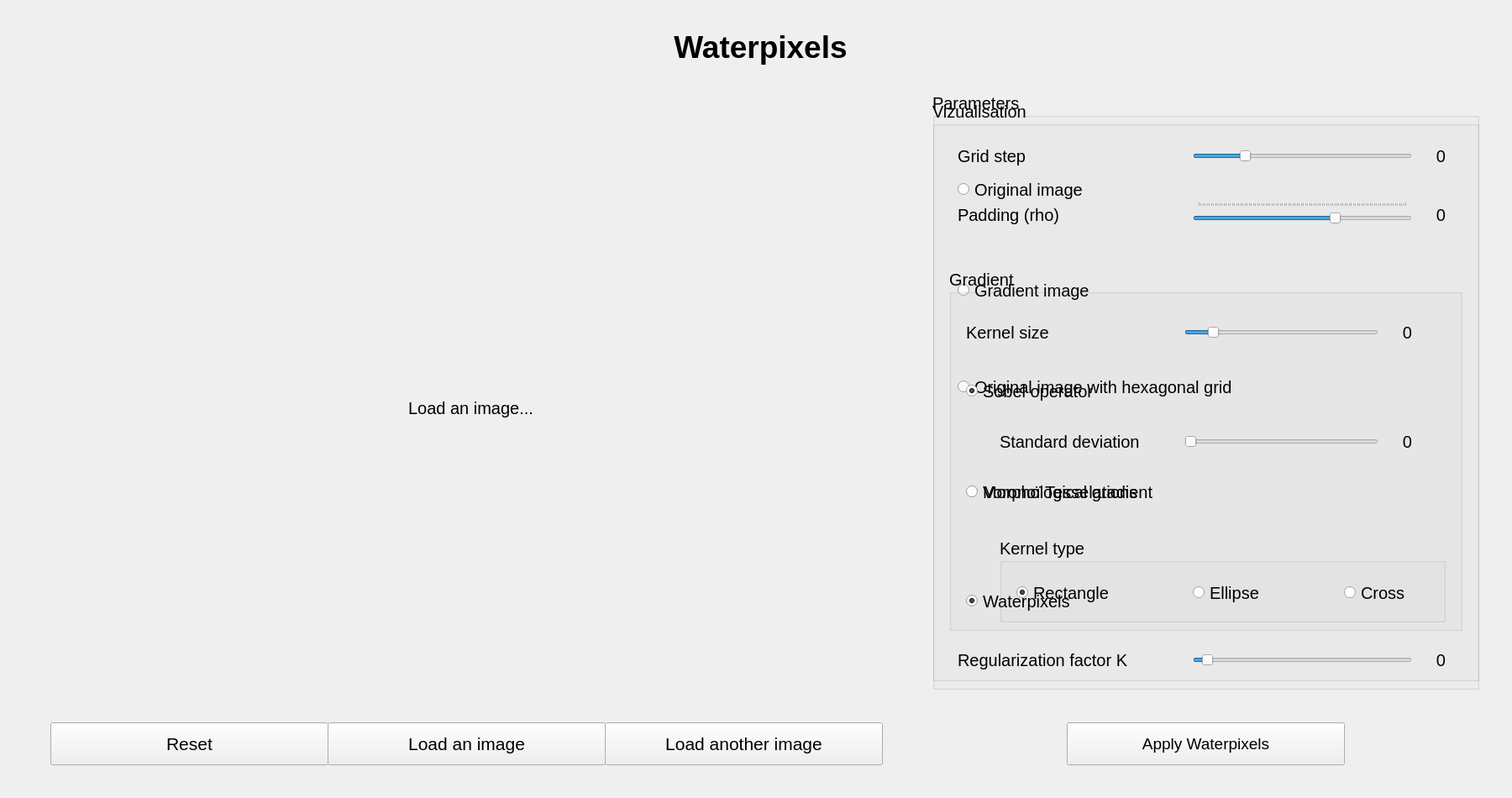
<?xml version="1.0" encoding="UTF-8"?>
<ui version="4.0">
 <class>MainWindow</class>
 <widget class="QMainWindow" name="MainWindow">
  <property name="geometry">
   <rect>
    <x>0</x>
    <y>0</y>
    <width>1800</width>
    <height>950</height>
   </rect>
  </property>
  <property name="sizePolicy">
   <sizepolicy hsizetype="Fixed" vsizetype="Fixed">
    <horstretch>2</horstretch>
    <verstretch>0</verstretch>
   </sizepolicy>
  </property>
  <property name="minimumSize">
   <size>
    <width>1800</width>
    <height>950</height>
   </size>
  </property>
  <property name="maximumSize">
   <size>
    <width>1800</width>
    <height>950</height>
   </size>
  </property>
  <property name="baseSize">
   <size>
    <width>0</width>
    <height>0</height>
   </size>
  </property>
  <property name="font">
   <font>
    <family>Arial</family>
    <pointsize>15</pointsize>
    <weight>50</weight>
    <bold>false</bold>
   </font>
  </property>
  <property name="windowTitle">
   <string>Waterpixels</string>
  </property>
  <property name="styleSheet">
   <string notr="true"/>
  </property>
  <property name="toolButtonStyle">
   <enum>Qt::ToolButtonIconOnly</enum>
  </property>
  <property name="documentMode">
   <bool>false</bool>
  </property>
  <property name="unifiedTitleAndToolBarOnMac">
   <bool>false</bool>
  </property>
  <widget class="QWidget" name="centralwidget">
   <property name="sizePolicy">
    <sizepolicy hsizetype="Maximum" vsizetype="Maximum">
     <horstretch>0</horstretch>
     <verstretch>0</verstretch>
    </sizepolicy>
   </property>
   <property name="minimumSize">
    <size>
     <width>0</width>
     <height>0</height>
    </size>
   </property>
   <property name="maximumSize">
    <size>
     <width>16777215</width>
     <height>16777215</height>
    </size>
   </property>
   <widget class="QPushButton" name="browserButton">
    <property name="geometry">
     <rect>
      <x>390</x>
      <y>860</y>
      <width>331</width>
      <height>51</height>
     </rect>
    </property>
    <property name="font">
     <font>
      <pointsize>16</pointsize>
     </font>
    </property>
    <property name="cursor">
     <cursorShape>PointingHandCursor</cursorShape>
    </property>
    <property name="text">
     <string>Load an image</string>
    </property>
   </widget>
   <widget class="QLabel" name="title">
    <property name="geometry">
     <rect>
      <x>10</x>
      <y>0</y>
      <width>1791</width>
      <height>111</height>
     </rect>
    </property>
    <property name="font">
     <font>
      <pointsize>28</pointsize>
      <weight>75</weight>
      <bold>true</bold>
     </font>
    </property>
    <property name="text">
     <string>Waterpixels</string>
    </property>
    <property name="alignment">
     <set>Qt::AlignCenter</set>
    </property>
   </widget>
   <widget class="QPushButton" name="load_other_img">
    <property name="geometry">
     <rect>
      <x>720</x>
      <y>860</y>
      <width>331</width>
      <height>51</height>
     </rect>
    </property>
    <property name="font">
     <font>
      <pointsize>16</pointsize>
     </font>
    </property>
    <property name="text">
     <string>Load another image</string>
    </property>
   </widget>
   <widget class="QGroupBox" name="parameters">
    <property name="geometry">
     <rect>
      <x>1110</x>
      <y>110</y>
      <width>651</width>
      <height>711</height>
     </rect>
    </property>
    <property name="title">
     <string>Parameters</string>
    </property>
    <widget class="QSlider" name="grid_slider">
     <property name="geometry">
      <rect>
       <x>310</x>
       <y>60</y>
       <width>261</width>
       <height>31</height>
      </rect>
     </property>
     <property name="cursor">
      <cursorShape>OpenHandCursor</cursorShape>
     </property>
     <property name="minimum">
      <number>10</number>
     </property>
     <property name="maximum">
      <number>100</number>
     </property>
     <property name="pageStep">
      <number>1</number>
     </property>
     <property name="value">
      <number>30</number>
     </property>
     <property name="orientation">
      <enum>Qt::Horizontal</enum>
     </property>
     <property name="tickPosition">
      <enum>QSlider::NoTicks</enum>
     </property>
    </widget>
    <widget class="QLabel" name="label">
     <property name="geometry">
      <rect>
       <x>30</x>
       <y>60</y>
       <width>251</width>
       <height>31</height>
      </rect>
     </property>
     <property name="text">
      <string>Grid step</string>
     </property>
    </widget>
    <widget class="QLabel" name="label_2">
     <property name="geometry">
      <rect>
       <x>30</x>
       <y>130</y>
       <width>251</width>
       <height>31</height>
      </rect>
     </property>
     <property name="text">
      <string>Padding (rho)</string>
     </property>
    </widget>
    <widget class="QSlider" name="rho_slider">
     <property name="geometry">
      <rect>
       <x>310</x>
       <y>130</y>
       <width>261</width>
       <height>31</height>
      </rect>
     </property>
     <property name="cursor">
      <cursorShape>OpenHandCursor</cursorShape>
     </property>
     <property name="minimum">
      <number>1</number>
     </property>
     <property name="maximum">
      <number>100</number>
     </property>
     <property name="pageStep">
      <number>1</number>
     </property>
     <property name="value">
      <number>66</number>
     </property>
     <property name="sliderPosition">
      <number>66</number>
     </property>
     <property name="orientation">
      <enum>Qt::Horizontal</enum>
     </property>
     <property name="tickPosition">
      <enum>QSlider::TicksAbove</enum>
     </property>
    </widget>
    <widget class="QSlider" name="k_slider">
     <property name="geometry">
      <rect>
       <x>310</x>
       <y>660</y>
       <width>261</width>
       <height>31</height>
      </rect>
     </property>
     <property name="cursor">
      <cursorShape>OpenHandCursor</cursorShape>
     </property>
     <property name="pageStep">
      <number>1</number>
     </property>
     <property name="value">
      <number>4</number>
     </property>
     <property name="orientation">
      <enum>Qt::Horizontal</enum>
     </property>
    </widget>
    <widget class="QLabel" name="label_3">
     <property name="geometry">
      <rect>
       <x>30</x>
       <y>660</y>
       <width>271</width>
       <height>31</height>
      </rect>
     </property>
     <property name="text">
      <string>Regularization factor K</string>
     </property>
    </widget>
    <widget class="QLabel" name="grid_view">
     <property name="geometry">
      <rect>
       <x>580</x>
       <y>60</y>
       <width>51</width>
       <height>31</height>
      </rect>
     </property>
     <property name="text">
      <string>0</string>
     </property>
     <property name="alignment">
      <set>Qt::AlignCenter</set>
     </property>
    </widget>
    <widget class="QLabel" name="rho_view">
     <property name="geometry">
      <rect>
       <x>580</x>
       <y>130</y>
       <width>51</width>
       <height>31</height>
      </rect>
     </property>
     <property name="text">
      <string>0</string>
     </property>
     <property name="alignment">
      <set>Qt::AlignCenter</set>
     </property>
    </widget>
    <widget class="QLabel" name="k_view">
     <property name="geometry">
      <rect>
       <x>580</x>
       <y>660</y>
       <width>51</width>
       <height>31</height>
      </rect>
     </property>
     <property name="text">
      <string>0</string>
     </property>
     <property name="alignment">
      <set>Qt::AlignCenter</set>
     </property>
    </widget>
    <widget class="QLabel" name="std_text">
     <property name="geometry">
      <rect>
       <x>80</x>
       <y>400</y>
       <width>221</width>
       <height>31</height>
      </rect>
     </property>
     <property name="text">
      <string>Standard deviation</string>
     </property>
    </widget>
    <widget class="QSlider" name="kernel_size_slider">
     <property name="geometry">
      <rect>
       <x>300</x>
       <y>270</y>
       <width>231</width>
       <height>31</height>
      </rect>
     </property>
     <property name="cursor">
      <cursorShape>OpenHandCursor</cursorShape>
     </property>
     <property name="minimum">
      <number>2</number>
     </property>
     <property name="maximum">
      <number>10</number>
     </property>
     <property name="pageStep">
      <number>1</number>
     </property>
     <property name="value">
      <number>3</number>
     </property>
     <property name="orientation">
      <enum>Qt::Horizontal</enum>
     </property>
     <property name="tickPosition">
      <enum>QSlider::NoTicks</enum>
     </property>
    </widget>
    <widget class="QLabel" name="kernel_size_view">
     <property name="geometry">
      <rect>
       <x>540</x>
       <y>270</y>
       <width>51</width>
       <height>31</height>
      </rect>
     </property>
     <property name="text">
      <string>0</string>
     </property>
     <property name="alignment">
      <set>Qt::AlignCenter</set>
     </property>
    </widget>
    <widget class="QGroupBox" name="kernel_type">
     <property name="geometry">
      <rect>
       <x>80</x>
       <y>530</y>
       <width>531</width>
       <height>101</height>
      </rect>
     </property>
     <property name="title">
      <string>Kernel type</string>
     </property>
     <widget class="QRadioButton" name="rect">
      <property name="geometry">
       <rect>
        <x>20</x>
        <y>40</y>
        <width>141</width>
        <height>51</height>
       </rect>
      </property>
      <property name="text">
       <string>Rectangle</string>
      </property>
      <property name="checked">
       <bool>true</bool>
      </property>
     </widget>
     <widget class="QRadioButton" name="cross">
      <property name="geometry">
       <rect>
        <x>410</x>
        <y>40</y>
        <width>101</width>
        <height>51</height>
       </rect>
      </property>
      <property name="text">
       <string>Cross</string>
      </property>
     </widget>
     <widget class="QRadioButton" name="ellipse">
      <property name="geometry">
       <rect>
        <x>230</x>
        <y>40</y>
        <width>111</width>
        <height>51</height>
       </rect>
      </property>
      <property name="text">
       <string>Ellipse</string>
      </property>
     </widget>
    </widget>
    <widget class="QLabel" name="std_view">
     <property name="geometry">
      <rect>
       <x>540</x>
       <y>400</y>
       <width>51</width>
       <height>31</height>
      </rect>
     </property>
     <property name="text">
      <string>0</string>
     </property>
     <property name="alignment">
      <set>Qt::AlignCenter</set>
     </property>
    </widget>
    <widget class="QLabel" name="kernel_size">
     <property name="geometry">
      <rect>
       <x>40</x>
       <y>270</y>
       <width>221</width>
       <height>31</height>
      </rect>
     </property>
     <property name="text">
      <string>Kernel size</string>
     </property>
    </widget>
    <widget class="QSlider" name="std_slider">
     <property name="geometry">
      <rect>
       <x>300</x>
       <y>400</y>
       <width>231</width>
       <height>31</height>
      </rect>
     </property>
     <property name="cursor">
      <cursorShape>OpenHandCursor</cursorShape>
     </property>
     <property name="minimum">
      <number>0</number>
     </property>
     <property name="maximum">
      <number>1000</number>
     </property>
     <property name="pageStep">
      <number>1</number>
     </property>
     <property name="value">
      <number>0</number>
     </property>
     <property name="orientation">
      <enum>Qt::Horizontal</enum>
     </property>
     <property name="tickPosition">
      <enum>QSlider::NoTicks</enum>
     </property>
    </widget>
    <widget class="QGroupBox" name="gradient_type">
     <property name="geometry">
      <rect>
       <x>20</x>
       <y>210</y>
       <width>611</width>
       <height>431</height>
      </rect>
     </property>
     <property name="title">
      <string>Gradient</string>
     </property>
     <widget class="QRadioButton" name="sobel_radio">
      <property name="geometry">
       <rect>
        <x>20</x>
        <y>120</y>
        <width>371</width>
        <height>51</height>
       </rect>
      </property>
      <property name="text">
       <string>Sobel operator</string>
      </property>
      <property name="checkable">
       <bool>true</bool>
      </property>
      <property name="checked">
       <bool>true</bool>
      </property>
     </widget>
     <widget class="QRadioButton" name="morpho_radio">
      <property name="geometry">
       <rect>
        <x>20</x>
        <y>240</y>
        <width>371</width>
        <height>51</height>
       </rect>
      </property>
      <property name="text">
       <string>Morphological gradient</string>
      </property>
      <property name="autoRepeat">
       <bool>false</bool>
      </property>
     </widget>
    </widget>
    <zorder>gradient_type</zorder>
    <zorder>kernel_size_view</zorder>
    <zorder>kernel_type</zorder>
    <zorder>kernel_size_slider</zorder>
    <zorder>kernel_size</zorder>
    <zorder>std_text</zorder>
    <zorder>std_view</zorder>
    <zorder>std_slider</zorder>
    <zorder>grid_slider</zorder>
    <zorder>label</zorder>
    <zorder>label_2</zorder>
    <zorder>rho_slider</zorder>
    <zorder>k_slider</zorder>
    <zorder>label_3</zorder>
    <zorder>grid_view</zorder>
    <zorder>rho_view</zorder>
    <zorder>k_view</zorder>
   </widget>
   <widget class="QLabel" name="loaded_img">
    <property name="geometry">
     <rect>
      <x>30</x>
      <y>150</y>
      <width>1061</width>
      <height>671</height>
     </rect>
    </property>
    <property name="text">
     <string>Load an image...</string>
    </property>
    <property name="alignment">
     <set>Qt::AlignCenter</set>
    </property>
   </widget>
   <widget class="QPushButton" name="apply_waterpixels">
    <property name="geometry">
     <rect>
      <x>1270</x>
      <y>860</y>
      <width>331</width>
      <height>51</height>
     </rect>
    </property>
    <property name="font">
     <font>
      <pointsize>14</pointsize>
     </font>
    </property>
    <property name="cursor">
     <cursorShape>PointingHandCursor</cursorShape>
    </property>
    <property name="text">
     <string>Apply Waterpixels</string>
    </property>
   </widget>
   <widget class="QGroupBox" name="visu">
    <property name="enabled">
     <bool>true</bool>
    </property>
    <property name="geometry">
     <rect>
      <x>1110</x>
      <y>120</y>
      <width>651</width>
      <height>691</height>
     </rect>
    </property>
    <property name="title">
     <string>Vizualisation</string>
    </property>
    <widget class="QRadioButton" name="waterpixels">
     <property name="geometry">
      <rect>
       <x>40</x>
       <y>570</y>
       <width>371</width>
       <height>51</height>
      </rect>
     </property>
     <property name="cursor">
      <cursorShape>PointingHandCursor</cursorShape>
     </property>
     <property name="text">
      <string>Waterpixels</string>
     </property>
     <property name="checked">
      <bool>true</bool>
     </property>
    </widget>
    <widget class="QRadioButton" name="gradient_img">
     <property name="geometry">
      <rect>
       <x>30</x>
       <y>200</y>
       <width>371</width>
       <height>51</height>
      </rect>
     </property>
     <property name="cursor">
      <cursorShape>PointingHandCursor</cursorShape>
     </property>
     <property name="text">
      <string>Gradient image</string>
     </property>
    </widget>
    <widget class="QRadioButton" name="original_img">
     <property name="geometry">
      <rect>
       <x>30</x>
       <y>80</y>
       <width>371</width>
       <height>51</height>
      </rect>
     </property>
     <property name="cursor">
      <cursorShape>PointingHandCursor</cursorShape>
     </property>
     <property name="text">
      <string>Original image</string>
     </property>
    </widget>
    <widget class="QRadioButton" name="voronoi">
     <property name="geometry">
      <rect>
       <x>40</x>
       <y>440</y>
       <width>371</width>
       <height>51</height>
      </rect>
     </property>
     <property name="cursor">
      <cursorShape>PointingHandCursor</cursorShape>
     </property>
     <property name="text">
      <string>Voronoï Tesselations</string>
     </property>
    </widget>
    <widget class="QRadioButton" name="original_hexa">
     <property name="geometry">
      <rect>
       <x>30</x>
       <y>310</y>
       <width>561</width>
       <height>61</height>
      </rect>
     </property>
     <property name="cursor">
      <cursorShape>PointingHandCursor</cursorShape>
     </property>
     <property name="text">
      <string>Original image with hexagonal grid</string>
     </property>
    </widget>
   </widget>
   <widget class="QPushButton" name="reset">
    <property name="geometry">
     <rect>
      <x>60</x>
      <y>860</y>
      <width>331</width>
      <height>51</height>
     </rect>
    </property>
    <property name="font">
     <font>
      <pointsize>16</pointsize>
     </font>
    </property>
    <property name="cursor">
     <cursorShape>PointingHandCursor</cursorShape>
    </property>
    <property name="text">
     <string>Reset</string>
    </property>
   </widget>
   <zorder>visu</zorder>
   <zorder>title</zorder>
   <zorder>load_other_img</zorder>
   <zorder>browserButton</zorder>
   <zorder>parameters</zorder>
   <zorder>loaded_img</zorder>
   <zorder>apply_waterpixels</zorder>
   <zorder>reset</zorder>
  </widget>
 </widget>
 <resources/>
 <connections/>
</ui>
